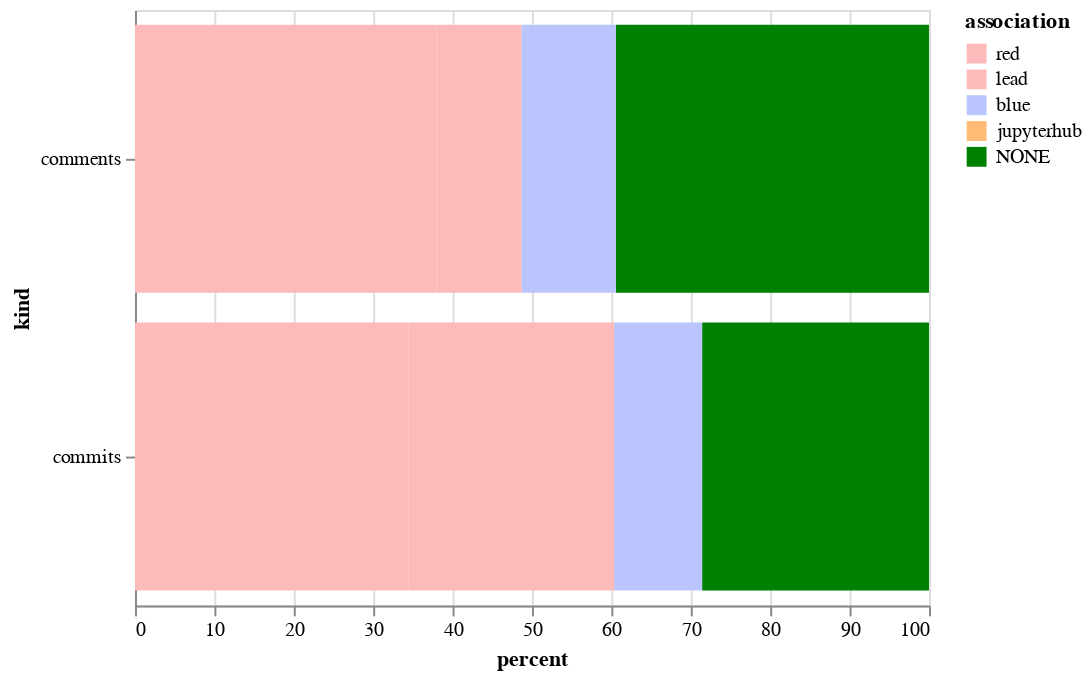

Notebook code for this chart:
### Code cell
alt.Chart(totalboth).mark_bar().encode(
    x='percent',
    y='kind',
    color=alt.Color('association', scale=color_scale)
)

### Figure 1 — Vega-Lite specification as saved in the notebook (floating-point values rounded to 4 significant figures)
{"$schema": "https://vega.github.io/schema/vega-lite/v2.6.0.json", "config": {"view": {"height": 300, "width": 400}}, "data": {"name": "data-d8f80f40cc689a51de687dc8c296c935"}, "datasets": {"data-d8f80f40cc689a51de687dc8c296c935": [{"association": "NONE", "kind": "comments", "percent": 39.44}, {"association": "blue", "kind": "comments", "percent": 11.88}, {"association": "lead", "kind": "comments", "percent": 10.7}, {"association": "red", "kind": "comments", "percent": 37.98}, {"association": "NONE", "kind": "commits", "percent": 28.57}, {"association": "blue", "kind": "commits", "percent": 11.08}, {"association": "lead", "kind": "commits", "percent": 25.86}, {"association": "red", "kind": "commits", "percent": 34.48}]}, "encoding": {"color": {"field": "association", "scale": {"domain": ["red", "lead", "blue", "jupyterhub", "NONE"], "range": ["#fdbaba", "#fdbaba", "#bac5fd", "#ffbb74", "green"]}, "type": "nominal"}, "x": {"field": "percent", "type": "quantitative"}, "y": {"field": "kind", "type": "nominal"}}, "mark": "bar"}
